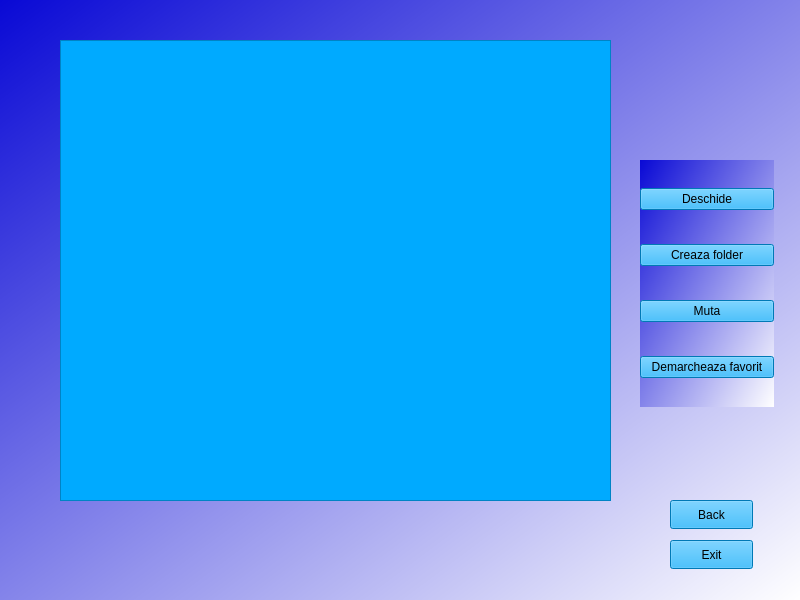
<?xml version="1.0" encoding="UTF-8"?>
<ui version="4.0">
 <class>dfav</class>
 <widget class="QWidget" name="dfav">
  <property name="geometry">
   <rect>
    <x>0</x>
    <y>0</y>
    <width>800</width>
    <height>600</height>
   </rect>
  </property>
  <property name="windowTitle">
   <string>MyDrive</string>
  </property>
  <property name="windowIcon">
   <iconset resource="resurse.qrc">
    <normaloff>:/imagini/d.ico</normaloff>:/imagini/d.ico</iconset>
  </property>
  <property name="styleSheet">
   <string notr="true">background-color: qlineargradient(spread:pad, x1:0, y1:0, x2:1, y2:1, stop:0 rgba(9, 9, 213, 255), stop:1 rgba(255, 255, 255, 255));</string>
  </property>
  <widget class="QListWidget" name="doc">
   <property name="geometry">
    <rect>
     <x>60</x>
     <y>40</y>
     <width>551</width>
     <height>461</height>
    </rect>
   </property>
   <property name="styleSheet">
    <string notr="true">background-color: rgb(85, 170, 255);
background-color: rgb(0, 170, 255);</string>
   </property>
  </widget>
  <widget class="QWidget" name="layoutWidget">
   <property name="geometry">
    <rect>
     <x>640</x>
     <y>160</y>
     <width>134</width>
     <height>247</height>
    </rect>
   </property>
   <layout class="QVBoxLayout" name="verticalLayout">
    <item>
     <widget class="QPushButton" name="VeziDoc">
      <property name="styleSheet">
       <string notr="true">background-color: rgb(85, 170, 255);
background-color: rgb(0, 170, 255);</string>
      </property>
      <property name="text">
       <string>Deschide</string>
      </property>
     </widget>
    </item>
    <item>
     <widget class="QPushButton" name="Folder">
      <property name="styleSheet">
       <string notr="true">background-color: rgb(85, 170, 255);
background-color: rgb(0, 170, 255);</string>
      </property>
      <property name="text">
       <string>Creaza folder</string>
      </property>
     </widget>
    </item>
    <item>
     <widget class="QPushButton" name="Muta">
      <property name="styleSheet">
       <string notr="true">background-color: rgb(85, 170, 255);
background-color: rgb(0, 170, 255);</string>
      </property>
      <property name="text">
       <string>Muta</string>
      </property>
     </widget>
    </item>
    <item>
     <widget class="QPushButton" name="Sterge">
      <property name="styleSheet">
       <string notr="true">background-color: rgb(85, 170, 255);
background-color: rgb(0, 170, 255);</string>
      </property>
      <property name="text">
       <string>Demarcheaza favorit</string>
      </property>
     </widget>
    </item>
   </layout>
  </widget>
  <widget class="QPushButton" name="Exit">
   <property name="geometry">
    <rect>
     <x>670</x>
     <y>540</y>
     <width>83</width>
     <height>29</height>
    </rect>
   </property>
   <property name="styleSheet">
    <string notr="true">background-color: rgb(85, 170, 255);
background-color: rgb(0, 170, 255);</string>
   </property>
   <property name="text">
    <string>Exit</string>
   </property>
  </widget>
  <widget class="QPushButton" name="Back">
   <property name="geometry">
    <rect>
     <x>670</x>
     <y>500</y>
     <width>83</width>
     <height>29</height>
    </rect>
   </property>
   <property name="styleSheet">
    <string notr="true">background-color: rgb(0, 170, 255);</string>
   </property>
   <property name="text">
    <string>Back</string>
   </property>
  </widget>
 </widget>
 <resources>
  <include location="resurse.qrc"/>
 </resources>
 <connections/>
</ui>
